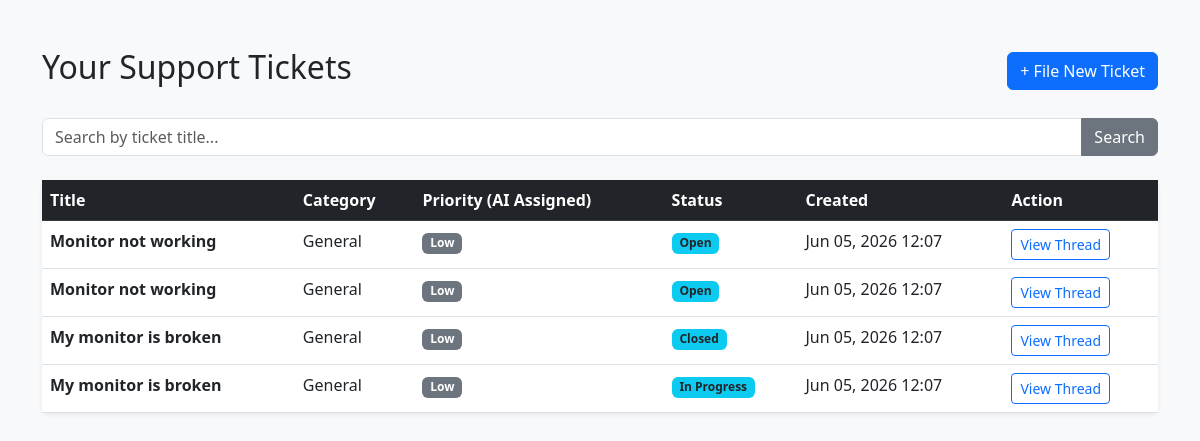
Before: /tickets/dashboard/ (signed in) with the older database file.
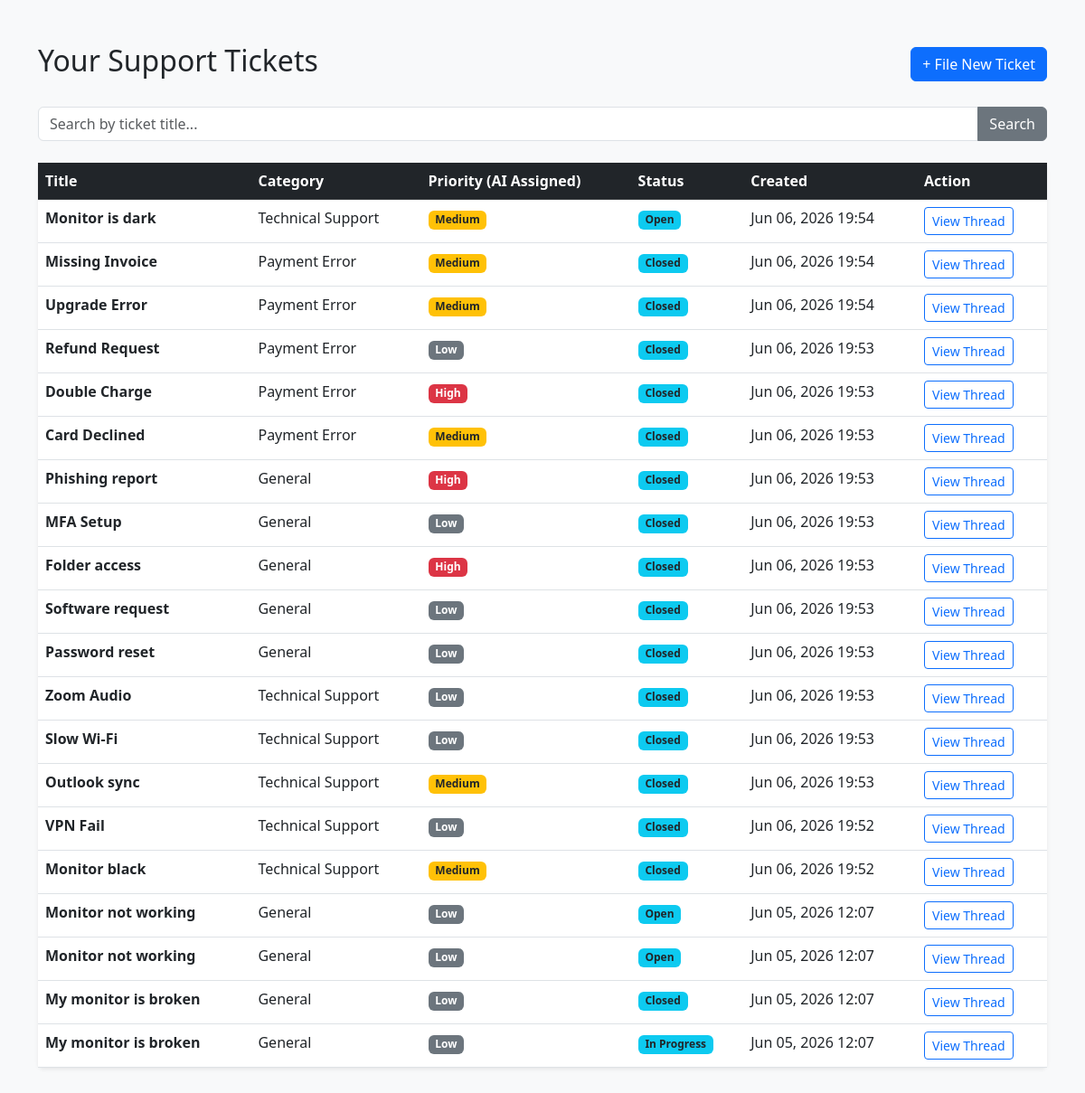
After: the same page with the newer database file.
### ticketing_system/models.py (models this page shows, shortened)
class Ticket(models.Model):
    PRIORITY_CHOICES = [
        ('Low', 'Low'),
        ('Medium', 'Medium'),
        ('High', 'High'),
    ]
    STATUS_CHOICES = [
        ('Open', 'Open'),
        ('In Progress', 'In Progress'),
        ('Closed', 'Closed'),
    ]
    id = models.UUIDField(primary_key=True, default=uuid.uuid4, editable=False)
    customer = models.ForeignKey(UserProfile, on_delete=models.CASCADE, related_name='tickets')
    title = models.CharField(max_length=100)
    category = models.ForeignKey(Category, on_delete=models.SET_NULL, blank=True, null=True, related_name='tickets')
    priority = models.CharField(max_length=20, choices=PRIORITY_CHOICES, default='Low')
    triage_explanation = models.TextField(blank=True, default='')
    status = models.CharField(max_length=20, choices=STATUS_CHOICES, default='Open')
    created_at = models.DateTimeField(auto_now_add=True)
    updated_at = models.DateTimeField(auto_now=True)

class Category(models.Model):
    name = models.CharField(max_length=100)
    class Meta:
        verbose_name_plural = "Categories"

### ticketing_system/views.py (the view)
# urls.py: path('dashboard/', ticket_dashboard_view, name='ticket_dashboard'),
@login_required
@user_passes_test(is_customer,login_url='/tickets/workspace/')
def ticket_dashboard_view(request):
    user_profile = request.user.profile
    tickets = Ticket.objects.filter(customer=user_profile).order_by('-created_at')
    search_query = request.GET.get('search', '')
    if search_query:
        tickets = tickets.filter(title__icontains=search_query)
    return render(request, 'Customer/dashboard.html', {
        'tickets': tickets,
        'search_query': search_query
    })

### ticketing_system/views.py (called while the page is built)
def is_customer(user):
    return user.is_authenticated and (user.profile.role == 'Customer' or user.is_superuser)

### Templates/Customer/dashboard.html (shortened to what this page needs)
<!DOCTYPE html>
<html lang="en">
<head>
    <link href="https://cdn.jsdelivr.net/npm/bootstrap@5.3.0/dist/css/bootstrap.min.css" rel="stylesheet">
</head>
<body class="bg-light">
    <div class="container my-5">
        <div class="d-flex justify-content-between align-items-center mb-4">
            <h2>Your Support Tickets</h2>
            <a href="{% url 'create_ticket' %}" class="btn btn-primary">+ File New Ticket</a>
        </div>
        <form method="GET" class="mb-4">
            <div class="input-group">
                <input type="text" name="search" class="form-control" placeholder="Search by ticket title..." value="{{ search_query }}">
                <button type="submit" class="btn btn-secondary">Search</button>
            </div>
        </form>
        <div class="card shadow-sm border-0">
            <div class="card-body p-0">
                <table class="table table-hover mb-0">
                    <thead class="table-dark">
                        <tr>
                            <th>Title</th>
                            <th>Category</th>
                            <th>Priority (AI Assigned)</th>
                            <th>Status</th>
                            <th>Created</th>
                            <th>Action</th>
                        </tr>
                    </thead>
                    <tbody>
                        {% for ticket in tickets %}
                        <tr>
                            <td class="fw-bold">{{ ticket.title }}</td>
                            <td>{{ ticket.category.name|default:"General" }}</td>
                            <td>
                                <span class="badge {% if ticket.priority == 'High' %}bg-danger{% elif ticket.priority == 'Medium' %}bg-warning text-dark{% else %}bg-secondary{% endif %}">
                                    {{ ticket.priority }}
                                </span>
                            </td>
                            <td><span class="badge bg-info text-dark">{{ ticket.status }}</span></td>
                            <td>{{ ticket.created_at|date:"M d, Y H:i" }}</td>
                            <td><a href="{% url 'ticket_detail' ticket.id %}" class="btn btn-sm btn-outline-primary">View Thread</a></td>
                        </tr>
                        {% empty %}
                        <tr>
                            <td colspan="6" class="text-center text-muted py-4">No tickets found.</td>
                        </tr>
                        {% endfor %}
                    </tbody>
                </table>
            </div>
        </div>
    </div>
</body>
</html>

Changed rows visible on the page:
added Ticket: title "Monitor is dark", category.name "Technical Support", priority "Medium", status "Open", created_at "Jun 06, 2026 19:54"
added Ticket: title "Missing Invoice", category.name "Payment Error", priority "Medium", status "Closed", created_at "Jun 06, 2026 19:54"
added Ticket: title "Upgrade Error", category.name "Payment Error", priority "Medium", status "Closed", created_at "Jun 06, 2026 19:54"
added Ticket: title "Refund Request", category.name "Payment Error", priority "Low", status "Closed", created_at "Jun 06, 2026 19:53"
added Ticket: title "Double Charge", category.name "Payment Error", priority "High", status "Closed", created_at "Jun 06, 2026 19:53"
added Ticket: title "Card Declined", category.name "Payment Error", priority "Medium", status "Closed", created_at "Jun 06, 2026 19:53"
added Ticket: title "Phishing report", category.name "General", priority "High", status "Closed", created_at "Jun 06, 2026 19:53"
added Ticket: title "MFA Setup", category.name "General", priority "Low", status "Closed", created_at "Jun 06, 2026 19:53"
added Ticket: title "Folder access", category.name "General", priority "High", status "Closed", created_at "Jun 06, 2026 19:53"
added Ticket: title "Software request", category.name "General", priority "Low", status "Closed", created_at "Jun 06, 2026 19:53"
added Ticket: title "Password reset", category.name "General", priority "Low", status "Closed", created_at "Jun 06, 2026 19:53"
added Ticket: title "Zoom Audio", category.name "Technical Support", priority "Low", status "Closed", created_at "Jun 06, 2026 19:53"
added Ticket: title "Slow Wi-Fi", category.name "Technical Support", priority "Low", status "Closed", created_at "Jun 06, 2026 19:53"
added Ticket: title "Outlook sync", category.name "Technical Support", priority "Medium", status "Closed", created_at "Jun 06, 2026 19:53"
added Ticket: title "VPN Fail", category.name "Technical Support", priority "Low", status "Closed", created_at "Jun 06, 2026 19:52"
added Ticket: title "Monitor black", category.name "Technical Support", priority "Medium", status "Closed", created_at "Jun 06, 2026 19:52"
